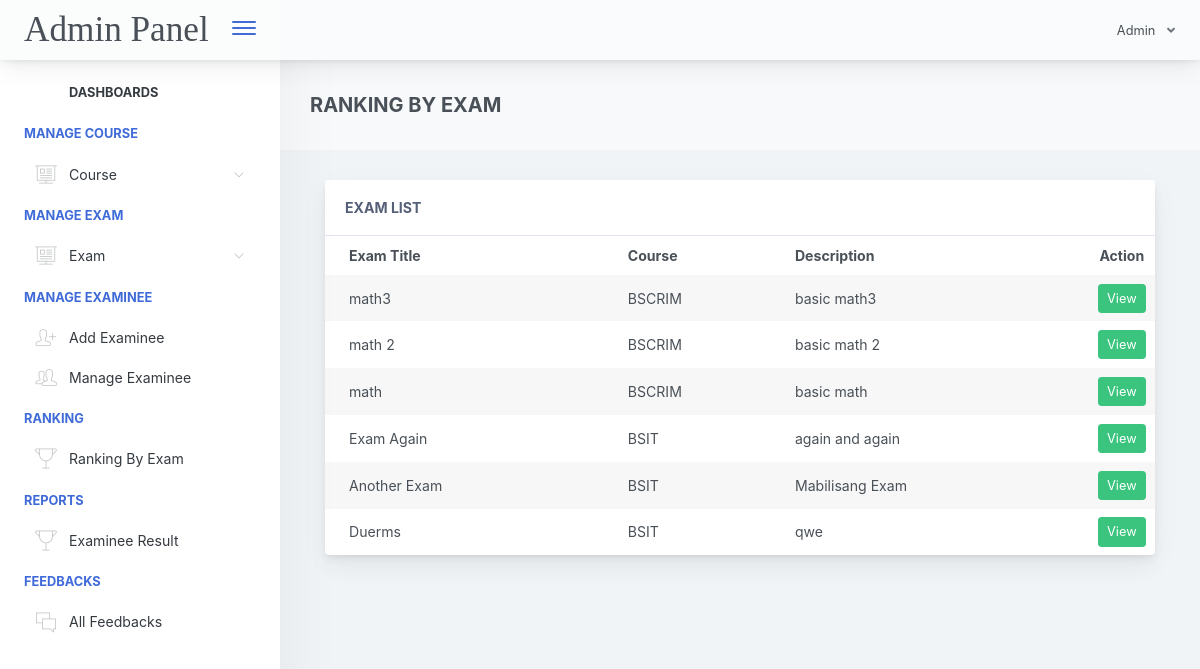
Page /adminpanel/admin/home.php?page=ranking-exam (signed in) on the earlier database version.
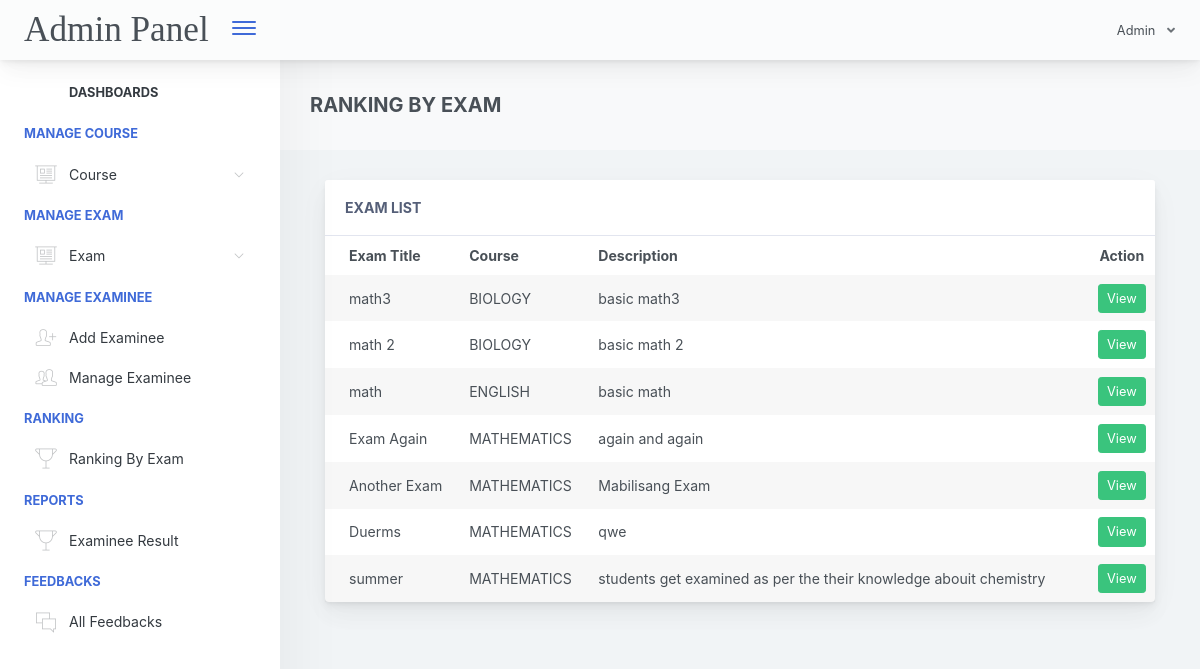
Same page on the later database version.
### tables this page shows
CREATE TABLE `exam_tbl` (
  `ex_id` int(11) NOT NULL,
  `cou_id` int(11) NOT NULL,
  `ex_title` varchar(1000) NOT NULL,
  `ex_time_limit` varchar(1000) NOT NULL,
  `ex_questlimit_display` int(11) NOT NULL,
  `ex_description` varchar(1000) NOT NULL,
  `ex_created` timestamp NOT NULL DEFAULT current_timestamp() ON UPDATE current_timestamp()
);

CREATE TABLE `course_tbl` (
  `cou_id` int(11) NOT NULL,
  `cou_name` varchar(1000) NOT NULL,
  `cou_created` timestamp NOT NULL DEFAULT current_timestamp() ON UPDATE current_timestamp()
);

### adminpanel/admin/pages/ranking-exam.php (the view, shortened to what the changed rows need)
<div class="app-main__outer">
        <div class="app-main__inner">
            <?php
                @$exam_id = $_GET['exam_id'];
                if($exam_id != "")
                {
                   $selEx = $conn->query("SELECT * FROM exam_tbl WHERE ex_id='$exam_id' ")->fetch(PDO::FETCH_ASSOC);
                   $exam_course = $selEx['cou_id'];
                   $selExmne = $conn->query("SELECT * FROM examinee_tbl et  WHERE exmne_course='$exam_course'  ");
                   ?>
                   <div class="app-page-title">
                    <div class="page-title-wrapper">
                        <div class="page-title-heading">
                            <div><b class="text-primary">RANKING BY EXAM</b><br>
                                Exam Name : <?php echo $selEx['ex_title']; ?><br><br>
                               <span class="border" style="padding:10px;color:black;background-color: yellow;">Excellence</span>
                               <span class="border" style="padding:10px;color:white;background-color: green;">Very Good</span>
                               <span class="border" style="padding:10px;color:white;background-color: blue;">Good</span>
                               <span class="border" style="padding:10px;color:white;background-color: red;">Failed</span>
                               <span class="border" style="padding:10px;color:black;background-color: #E9ECEE;">Not Answering</span>
                            </div>
                        </div>
                    </div>
                    </div>
                    <div class="table-responsive">
                        <table class="align-middle mb-0 table table-borderless table-striped table-hover" id="tableList">
                          <tbody>
                            <thead>
                                <tr>
                                    <th width="25%">Examinee Fullname</th>
                                    <th>Score / Over</th>
                                    <th>Percentage</th>
                                </tr>
                            </thead>
                            <?php
                                while ($selExmneRow = $selExmne->fetch(PDO::FETCH_ASSOC)) { ?>
                                    <?php
                                            $exmneId = $selExmneRow['exmne_id'];
                                            $selScore = $conn->query("SELECT * FROM exam_question_tbl eqt INNER JOIN exam_answers ea ON eqt.eqt_id = ea.quest_id AND eqt.exam_answer = ea.exans_answer  WHERE ea.axmne_id='$exmneId' AND ea.exam_id='$exam_id' AND ea.exans_status='new' ORDER BY ea.exans_id DESC");
                                              $selAttempt = $conn->query("SELECT * FROM exam_attempt WHERE exmne_id='$exmneId' AND exam_id='$exam_id' ");
                                             $over = $selEx['ex_questlimit_display']  ;
                                              @$score = $selScore->rowCount();
                                                @$ans = $score / $over * 100;
                                         ?>
                                       <tr style="<?php
                                             if($selAttempt->rowCount() == 0)
                                             {
                                                echo "background-color: #E9ECEE;color:black";
                                             }
                                             else if($ans >= 90)
                                             {
                                                echo "background-color: yellow;";
                                             }
                                             else if($ans >= 80){
                                                echo "background-color: green;color:white";
                                             }
                                             else if($ans >= 75){
                                                echo "background-color: blue;color:white";
                                             }
                                             else
                                             {
                                                echo "background-color: red;color:white";
                                             }
                                             ?>"
                                        >
                                        <td>
                                          <?php echo $selExmneRow['exmne_fullname']; ?></td>
                                        <td >
                                        <?php
                                          if($selAttempt->rowCount() == 0)
                                          {
                                            echo "Not answer yet";
                                          }
                                          else if($selScore->rowCount() > 0)
                                          {
                                            echo $totScore =  $selScore->rowCount();
                                            echo " / ";
                                            echo $over;
                                          }
                                          else
                                          {
                                            echo $totScore =  $selScore->rowCount();
                                            echo " / ";
                                            echo $over;
                                          }
                                         ?>
                                        </td>
                                        <td>
                                          <?php
                                                if($selAttempt->rowCount() == 0)
                                                {
                                                  echo "Not answer yet";
                                                }
                                                else
                                                {
                                                    echo $ans; ?>%<?php
                                                }
                                          ?>
                                        </td>
                                    </tr>
                                <?php }
                             ?>
                          </tbody>
                        </table>
                    </div>
                   <?php
                }
                else
                { ?>
                 <div class="col-md-12">
                <div class="main-card mb-3 card">
                    <div class="table-responsive">
                        <table class="align-middle mb-0 table table-borderless table-striped table-hover" id="tableList">
                            <thead>
                            <tr>
                                <th class="text-left pl-4">Exam Title</th>
                                <th class="text-left ">Course</th>
                                <th class="text-left ">Description</th>
                                <th class="text-center" width="8%">Action</th>
                            </tr>
                            </thead>
                            <tbody>
                              <?php
                                $selExam = $conn->query("SELECT * FROM exam_tbl ORDER BY ex_id DESC ");
                                if($selExam->rowCount() > 0)
                                {
                                    while ($selExamRow = $selExam->fetch(PDO::FETCH_ASSOC)) { ?>
                                        <tr>
                                            <td class="pl-4"><?php echo $selExamRow['ex_title']; ?></td>
                                            <td>
                                                <?php
                                                    $courseId =  $selExamRow['cou_id'];
                                                    $selCourse = $conn->query("SELECT * FROM course_tbl WHERE cou_id='$courseId' ");
                                                    while ($selCourseRow = $selCourse->fetch(PDO::FETCH_ASSOC)) {
                                                        echo $selCourseRow['cou_name'];
                                                    }
                                                ?>
                                            </td>
                                            <td><?php echo $selExamRow['ex_description']; ?></td>
                                            <td class="text-center">
                                             <a href="?page=ranking-exam&exam_id=<?php echo $selExamRow['ex_id']; ?>"  class="btn btn-success btn-sm">View</a>
                                            </td>
                                        </tr>
                                    <?php }
                                }
                               ?>
                            </tbody>
                        </table>
                    </div>
                </div>
            </div>
                <?php }
             ?>
</div>

Differences in the rows shown:
removed course_tbl: cou_name "BSCRIM"
removed course_tbl: cou_name "BSIT"
added course_tbl: cou_name "BIOLOGY"
added course_tbl: cou_name "ENGLISH", shown under exam_tbl "math"
added course_tbl: cou_name "MATHEMATICS"
added exam_tbl: ex_title "summer", ex_description "students get examined as per the their knowledge abouit chemistry"
